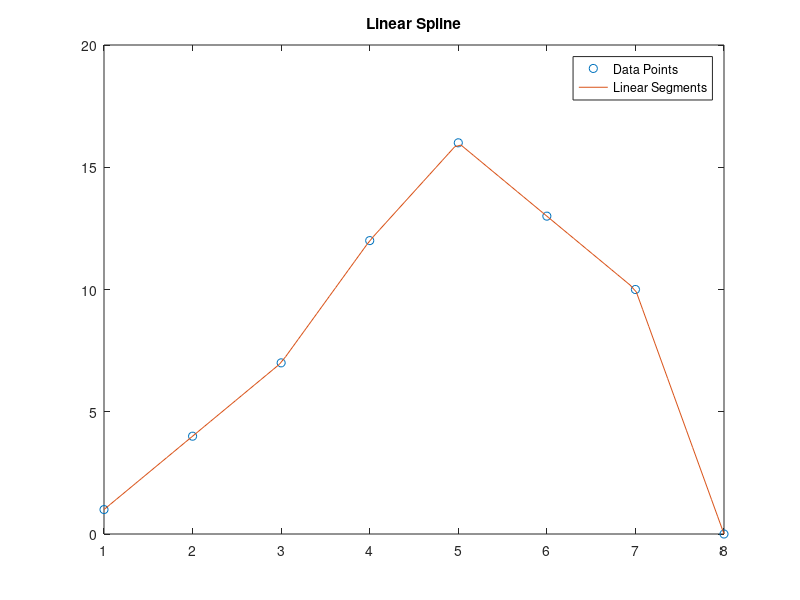

Write MATLAB code to recreate this figure.
clear all;
clc;

% Input data
x = [1 2 3 4 5 6 7 8];
y = [1 4 7 12 16 13 10 0];

% Define evaluation points
xx = linspace(min(x), max(x), 100);
yy = zeros(size(xx));

% Apply linear interpolation for each interval
for k = 1:length(xx)
    z = xx(k)
    for i = 1:length(x)-1
        if x(i) <= z && z <= x(i+1)
            % Linearly interpolate between y(i) and y(i+1)
            yy(k) = (z-x(i+1))/(x(i)-x(i+1))*y(i) + (z-x(i))/(x(i+1)-x(i))*y(i+1);
            break;
        end
    end
end

% Plot the linear spline
plot(x, y, 'o', xx, yy, '-');
title('Linear Spline');
legend('Data Points', 'Linear Segments');
